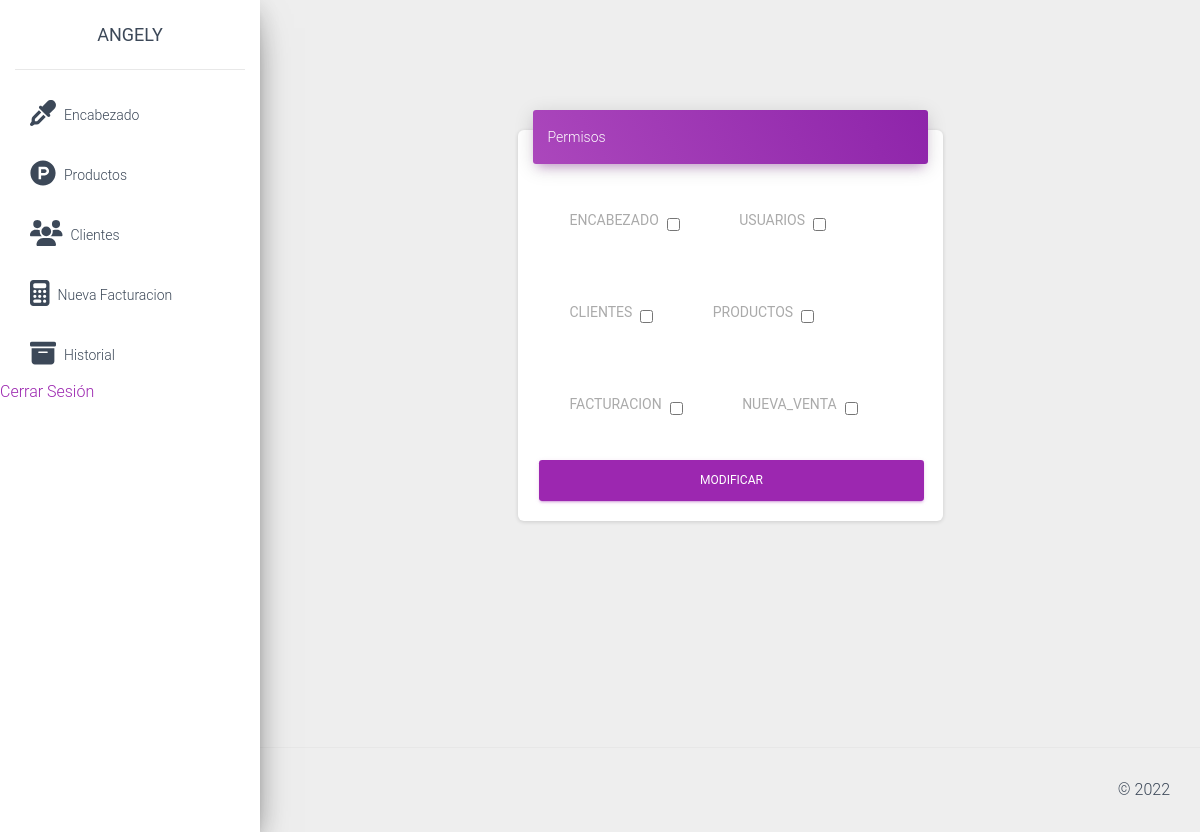
The page /src/rol.php?id=1 (signed in) on the database its author committed.
### tables this page shows
CREATE TABLE `permisos` (
  `id` int(11) NOT NULL,
  `nombre` varchar(30) NOT NULL
);

### src/rol.php (the view, shortened to what this page needs)
<?php
require_once "../conexion.php";
$sqlpermisos = mysqli_query($conexion, "SELECT * FROM permisos");
$datos = array();
include_once "includes/header.php";
?>
<div class="row">
    <div class="col-md-6 mx-auto">
        <div class="card shadow-lg">
            <div class="card-header card-header-primary">
                Permisos
            </div>
            <div class="card-body">
                <form method="post" action="">
                    <?php while ($row = mysqli_fetch_assoc($sqlpermisos)) { ?>
                        <div class="form-check form-check-inline m-4">
                            <label for="permisos" class="p-2 text-uppercase"><?php echo $row['nombre']; ?></label>
                            <input id="permisos" type="checkbox" name="permisos[]" value="<?php echo $row['id']; ?>" <?php
                                                                                                                        if (isset($datos[$row['id']])) {
                                                                                                                            echo "checked";
                                                                                                                        }
                                                                                                                        ?>>
                        </div>
                    <?php } ?>
                    <br>
                    <button class="btn btn-primary btn-block" type="submit">Modificar</button>
                </form>
            </div>
        </div>
    </div>
</div>
<?php include_once "includes/footer.php"; ?>

### rows shown on the page
permisos: nombre "ENCABEZADO"
permisos: nombre "USUARIOS"
permisos: nombre "CLIENTES"
permisos: nombre "PRODUCTOS"
permisos: nombre "FACTURACION"
permisos: nombre "NUEVA_VENTA"
